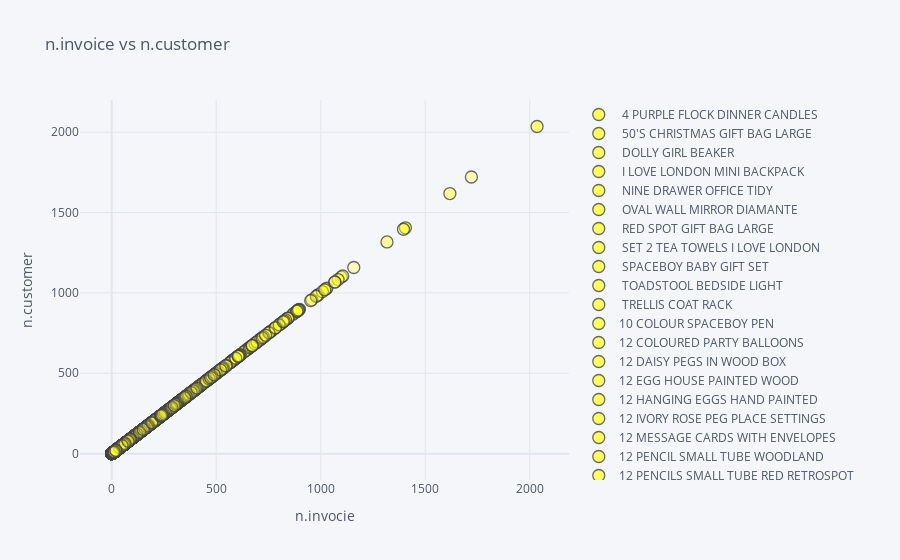

Write notebook code for a chart like this one.
### Code cell
data=df.groupby('Description').count()

data=data[['InvoiceNo', 'CustomerID']]

data.reset_index(inplace=True)

data.iplot(x='InvoiceNo', y='CustomerID', categories='Description',
          xTitle='n.invocie', yTitle='n.customer', color='yellow', title='n.invoice vs n.customer')
